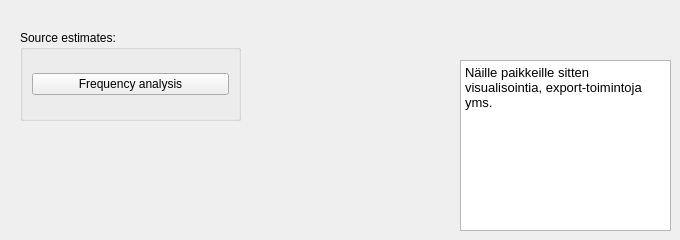
             <widget class="QWidget" name="tabSourceAnalysis">
              <attribute name="title">
               <string>Source analysis</string>
              </attribute>
              <widget class="QGroupBox" name="groupBox_24">
               <property name="geometry">
                <rect>
                 <x>20</x>
                 <y>30</y>
                 <width>221</width>
                 <height>91</height>
                </rect>
               </property>
               <property name="title">
                <string>Source estimates:</string>
               </property>
               <layout class="QGridLayout" name="gridLayout_16">
                <item row="0" column="0">
                 <layout class="QVBoxLayout" name="verticalLayout_2">
                  <item>
                   <widget class="QPushButton" name="pushButtonStcFreq">
                    <property name="text">
                     <string>Frequency analysis</string>
                    </property>
                   </widget>
                  </item>
                 </layout>
                </item>
               </layout>
              </widget>
              <widget class="QTextEdit" name="textEdit">
               <property name="geometry">
                <rect>
                 <x>460</x>
                 <y>60</y>
                 <width>211</width>
                 <height>171</height>
                </rect>
               </property>
               <property name="html">
                <string>&lt;!DOCTYPE HTML PUBLIC &quot;-//W3C//DTD HTML 4.0//EN&quot; &quot;http://www.w3.org/TR/REC-html40/strict.dtd&quot;&gt;
&lt;html&gt;&lt;head&gt;&lt;meta name=&quot;qrichtext&quot; content=&quot;1&quot; /&gt;&lt;style type=&quot;text/css&quot;&gt;
p, li { white-space: pre-wrap; }
&lt;/style&gt;&lt;/head&gt;&lt;body style=&quot; font-family:'Noto Sans'; font-size:9pt; font-weight:400; font-style:normal;&quot;&gt;
&lt;p style=&quot; margin-top:0px; margin-bottom:0px; margin-left:0px; margin-right:0px; -qt-block-indent:0; text-indent:0px;&quot;&gt;&lt;span style=&quot; font-family:'Sans'; font-size:10pt;&quot;&gt;Näille paikkeille sitten visualisointia, export-toimintoja yms.&lt;/span&gt;&lt;/p&gt;
&lt;p style=&quot;-qt-paragraph-type:empty; margin-top:0px; margin-bottom:0px; margin-left:0px; margin-right:0px; -qt-block-indent:0; text-indent:0px; font-family:'Sans'; font-size:10pt;&quot;&gt;&lt;br /&gt;&lt;/p&gt;
&lt;p style=&quot; margin-top:0px; margin-bottom:0px; margin-left:0px; margin-right:0px; -qt-block-indent:0; text-indent:0px;&quot;&gt;&lt;span style=&quot; font-family:'Sans'; font-size:10pt;&quot;&gt;&lt;br /&gt;&lt;/span&gt;&lt;/p&gt;&lt;/body&gt;&lt;/html&gt;</string>
               </property>
              </widget>
             </widget>
